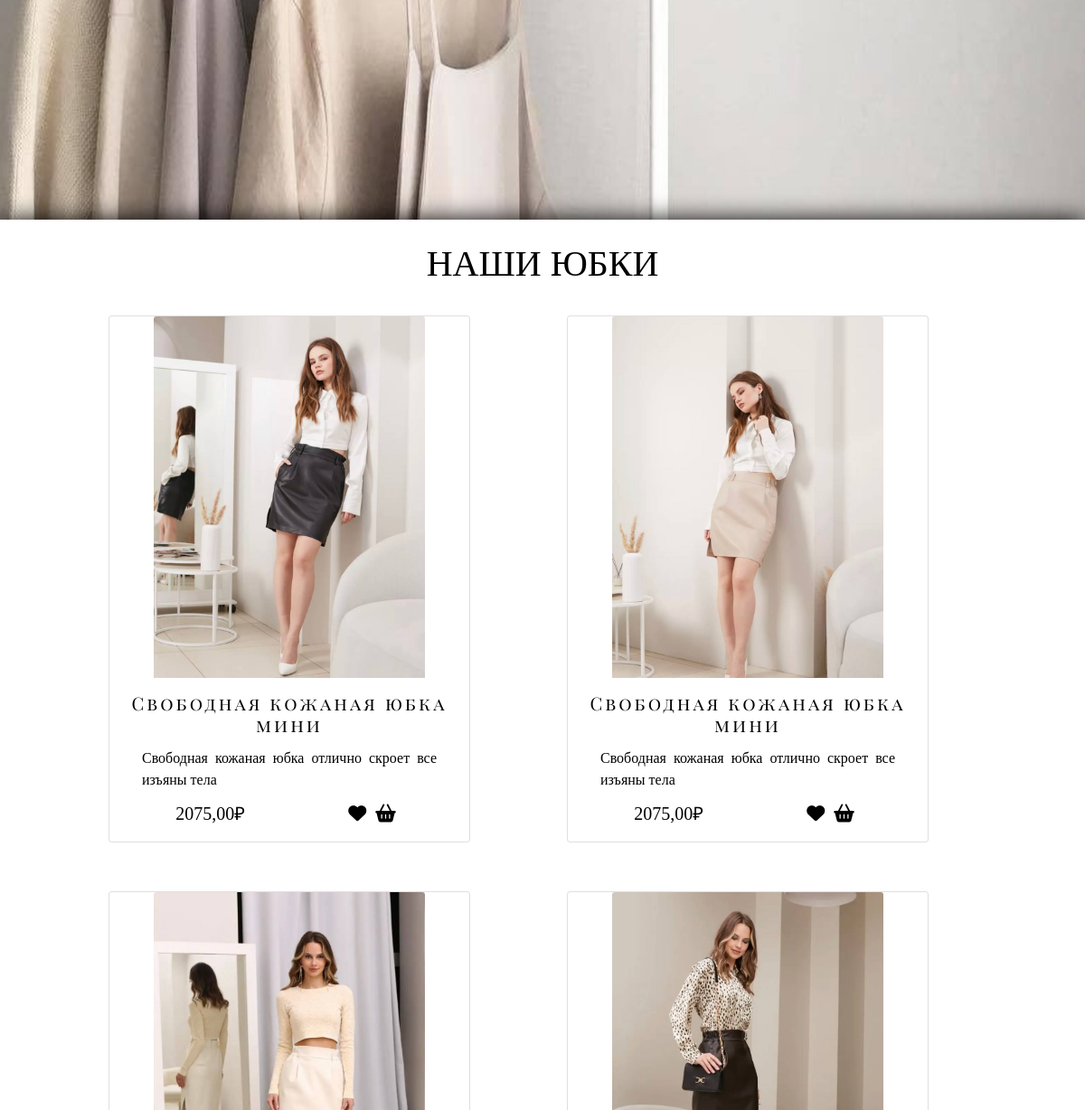
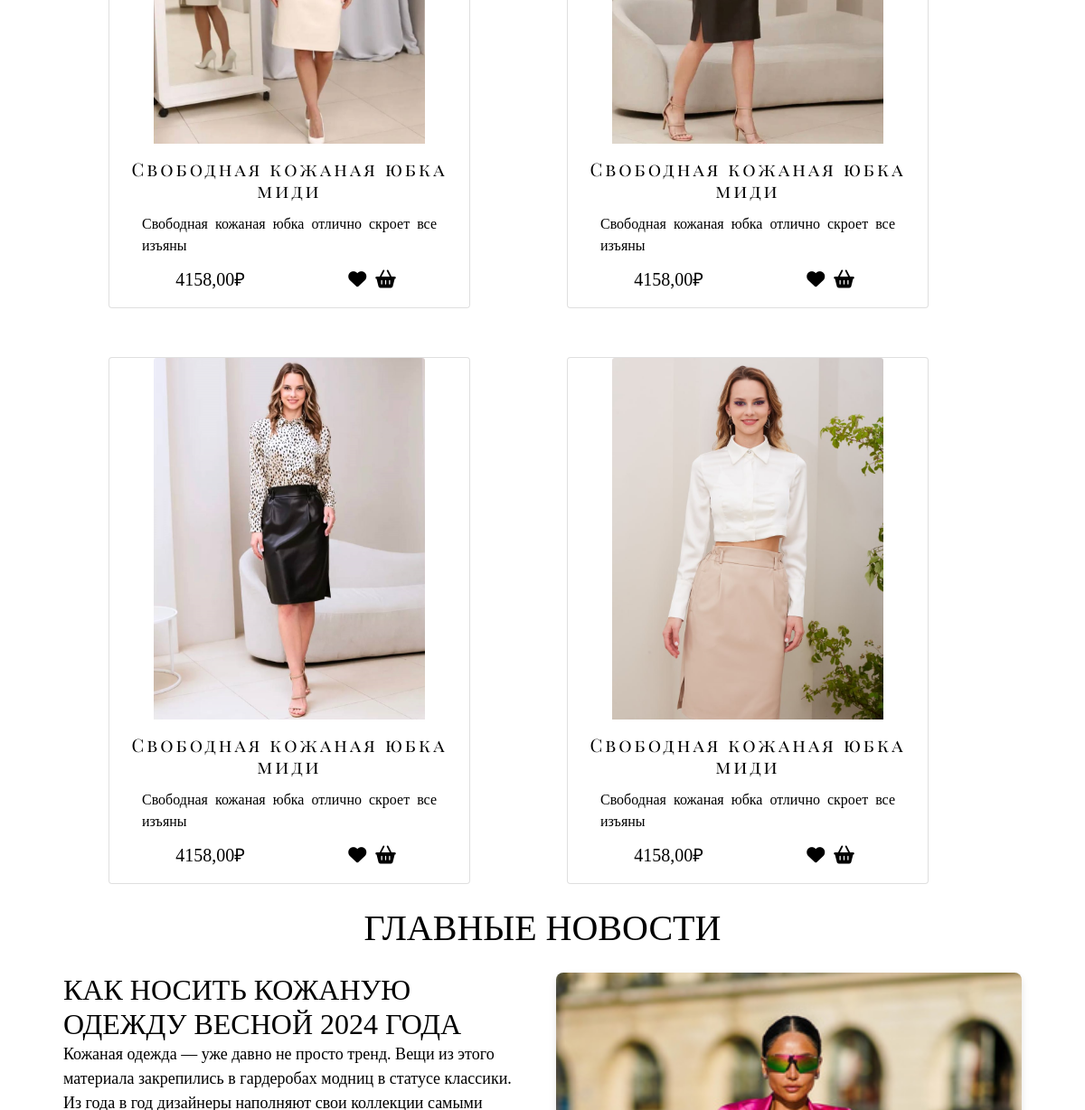
Before: / (middle part) with the older database file (2 pictures, top to bottom).
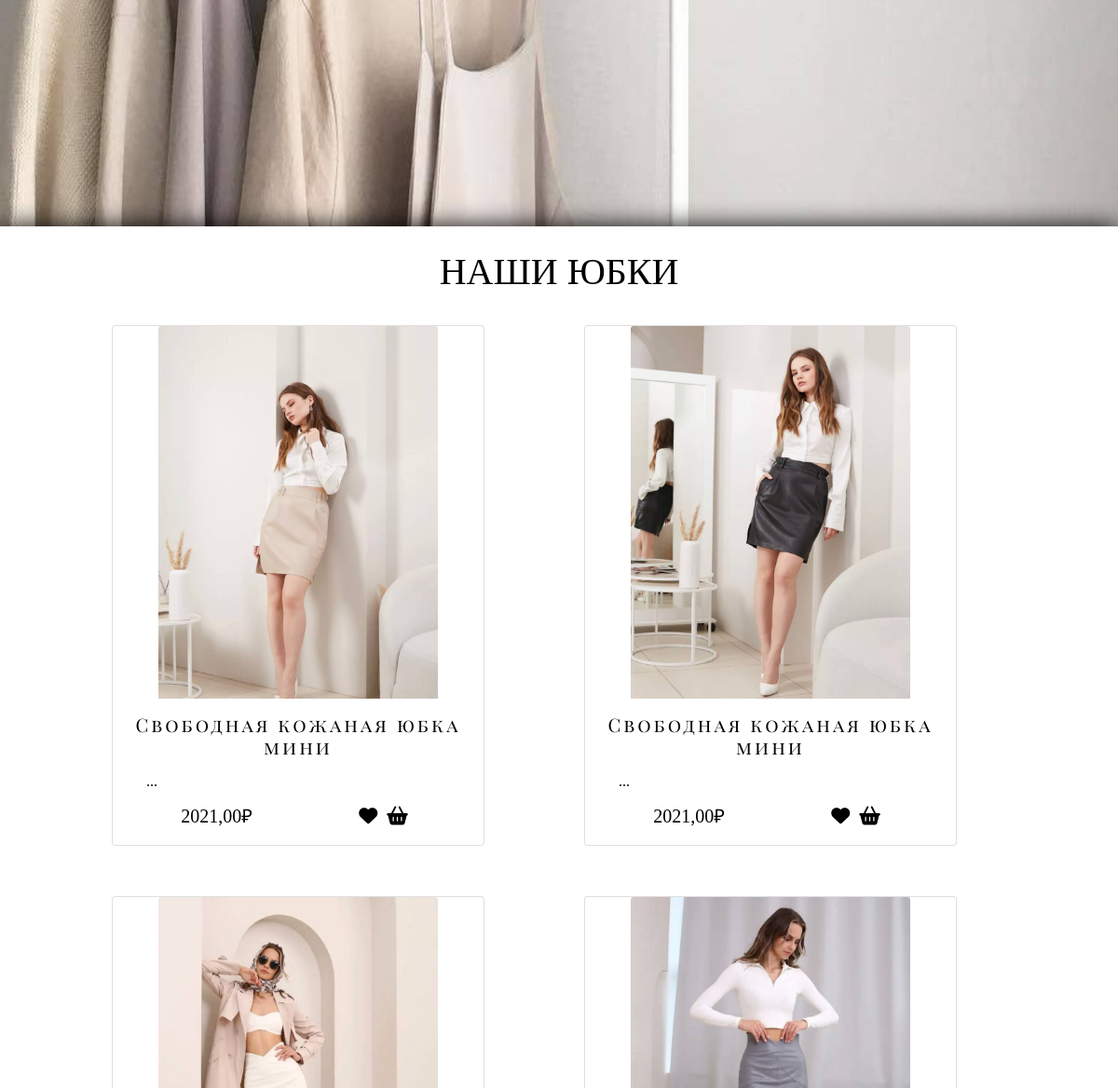
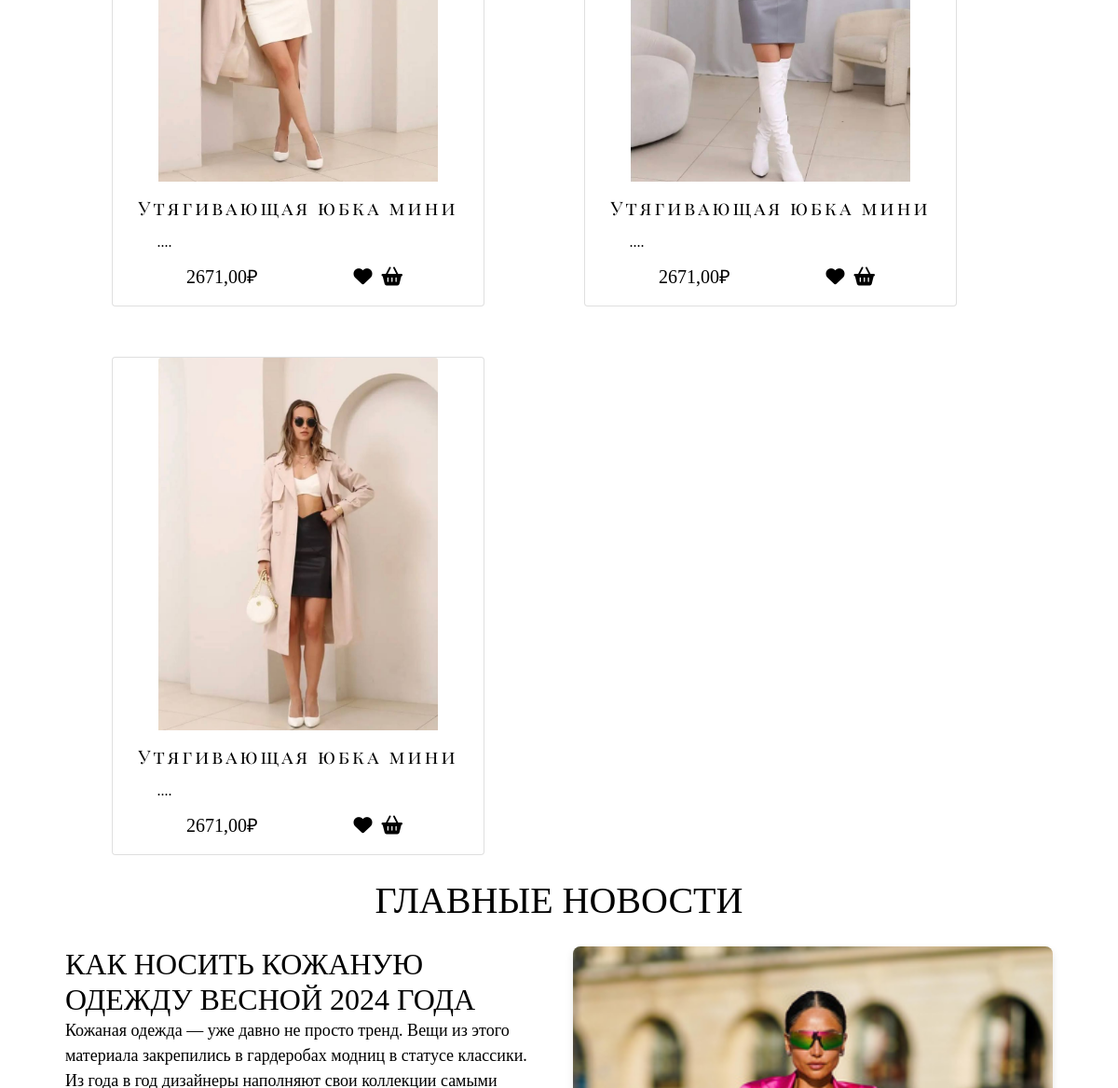
After: the same page with the newer database file (2 pictures, top to bottom).
### backend/general/models.py (models this page shows, shortened)
class ProductImage(models.Model):
    image = models.ImageField(upload_to='product/')
    product = models.ForeignKey(Product, on_delete=models.CASCADE)
    color = models.ForeignKey(Color, on_delete=models.CASCADE)

class Product(models.Model):
    name = models.CharField(max_length=100)
    description = models.TextField()
    price = models.DecimalField(max_digits=10, decimal_places=2)
    created_at = models.DateTimeField(auto_now_add=True)
    def get_absolute_url(self):
        return reverse('product_detail', args=[str(self.pk)])

### backend/general/views.py (the view)
# urls.py: path('', index, name = 'index'),
def index(request):
    latest_image_ids = (
        ProductImage.objects
        .values('product', 'color')  # Группировка по продукту и цвету
        .annotate(latest_image_id=Max('id'))  # Берём ID последнего изображения в группе
        .order_by('-latest_image_id')[:6]  # Сортируем по новизне и берём 6
    )
    image_ids = [item['latest_image_id'] for item in latest_image_ids]
    products = ProductImage.objects.filter(id__in=image_ids).select_related('product', 'color')
    context = {'products': products}
    return render(request, 'index.html', context)

### frontend/templates/index.html (shortened to what this page needs)
{% extends 'base.html' %}
{%load static%}
{% block content %}
<div class="offer">
</div>
<main>
    <section class="section">
        <h1 class="h1">
            Наши юбки
        </h1>
        <div class="row row-cols-1 row-cols-md-2 g-4 catalog">
            {% for image in products %}
            <div class="col">
                <div class="card card__image-wrapper">
                    <a href="{{ image.product.get_absolute_url }}">
                        <img src="{{image.image.url}}" class="card-img-top card_image" alt="{{ image.product.name }}">
                    </a>
                    <div class="card-body card__text">
                        <h5 class="card-title ubka_nazvanie dop-text">
                            <a href="{{ image.product.get_absolute_url }}">{{ image.product.name }}</a>
                        </h5>
                        <p class="card-text card__text-description">{{ image.product.description }}</p>
                        <div class="sail">
                            <p class="card__text-price">{{ image.product.price }}₽</p>
                            <div class="card_sail">
                                <span class="fa-solid fa-heart" href="#"></span>
                                <a href="#" class="add-to-cart-link"
                                   data-product-id="{{ image.product.id }}"
                                   {% if image.color %}data-color-id="{{ image.color.id }}"{% endif %}>
                                    <span class="fa-solid fa-basket-shopping"></span>
                                </a>
                            </div>
                        </div>
                    </div>
                </div>
            </div>
            {% endfor %}
        </div>
        <div class="news">
            <h1>Главные Новости</h1>
            <div class="content-block">
                <div class="text-content">
                    <h2>Как носить кожаную одежду весной 2024 года</h2>
                    <p>Кожаная одежда — уже давно не просто тренд. Вещи из этого материала закрепились
                        винного оттенка и микрошортов бежевого цвета. </p>
                </div>
                <div class="image-content">
                    <img src="{%static 'img/news1111/news3.jpeg'%}" alt="Пример изображения">
                </div>
            </div>
        </div>
    </section>
</main>
{% endblock %}

### frontend/templates/base.html (shortened to what this page needs)
{%load static%}
<!DOCTYPE html>
<html lang="en">
    <head>
        <link rel="stylesheet" href="{%static 'my_css/font_awesome.css'%}">
        <link rel="stylesheet" href="{%static 'bootstrap.min.css'%}">
        <link rel="stylesheet" href="{% static 'my_css/style.css' %}">
    </head>
    <body class="d-flex flex-column min-vh-100">
        <div class="container flex-grow-1 ">
        {% block content %} {% endblock %}
        </div>
    </body>
</html>

### frontend/static/my_css/style.css (style rules this page uses)
:root { --two-color: rgb(207, 162, 84); --main-color: rgb(240, 197, 123); --main-font: "Playfair Display" }
html, body { font-family: "Alegreya Sans"; color: black; font-size: 16px; margin: 0; padding: 0; width: 100%; min-height: 100vh; }
.dop-text { font-family: var(--main-font); }
h1, h2, h3, h4, h5, h6 { padding: 0; margin: 0; text-transform: uppercase; }
h1 { text-align: center; padding-top: 25px; padding-bottom: 25px; }
P { margin-bottom: 0px; }
a.active, a, a:hover, a:visited, a.active:visited { color: black; text-decoration: none; letter-spacing: 0.15em; transition: transform 0.2s; display: inline-block; }
.fa-solid { transition: transform 0.2s; }
.container { width: 100%; max-width: 100%; padding: 0; margin: 0; padding-top: 122px; }
.offer { background: url(../img/background.jpg) no-repeat center /cover; display: flex; justify-content: flex-end; align-items: center; height: 700px; }
main { box-shadow: 0 0 25px black; }
section { margin-left: 70px; margin-right: 70px; }
.catalog { display: grid; grid-template-columns: repeat(auto-fit, minmax(400px, 1fr)); gap: 30px; padding: 0 50px; }
.card { height: auto; width: 400px; display: grid; align-content: space-evenly; justify-items: center; transition: box-shadow .3s; }
.card_image { width: 300px; height: 400px; object-fit: cover; }
.ubka_nazvanie { text-align: center; font-family: var(--main-font); text-transform: none; }
.card__text-description { padding-top: 5px; padding-left: 20px; padding-right: 20px; text-align: justify; }
.sail { display: flex; padding-top: 10px; font-size: 20px; justify-content: space-around; }
.sail a { padding-right: 5px; padding-left: 5px; }
.news { max-width: 100%; margin: 0 auto; }
.content-block { display: flex; gap: 30px; align-items: flex-start; }
.text-content { flex: 1; font-size: 18px; }
.image-content { flex: 1; }
.image-content img { width: 100%; height: auto; display: block; border-radius: 8px; box-shadow: 0 4px 8px rgba(0, 0, 0, 0.1); }
a, a:hover, a:visited { color: black; text-decoration: none; transition: transform 0.2s; }

Changed rows visible on the page:
removed ProductImage: image (picture), product.name "Свободная кожаная юбка миди", product.description "Свободная кожаная юбка отлично скроет все изъяны", product.price "4158,00"
changed ProductImage (number 1 of 5 on the later page): image: a different picture; product.description "Свободная кожаная юбка отлично скроет все изъяны тела" → "..."; product.price "2075,00" → "2021,00"
changed ProductImage (number 2 of 5 on the later page): image: a different picture; product.description "Свободная кожаная юбка отлично скроет все изъяны тела" → "..."; product.price "2075,00" → "2021,00"
changed ProductImage (number 3 of 5 on the later page): image: a different picture; product.name "Свободная кожаная юбка миди" → "Утягивающая юбка мини"; product.description "Свободная кожаная юбка отлично скроет все изъяны" → "...."; product.price "4158,00" → "2671,00"
changed ProductImage (number 4 of 5 on the later page): image: a different picture; product.name "Свободная кожаная юбка миди" → "Утягивающая юбка мини"; product.description "Свободная кожаная юбка отлично скроет все изъяны" → "...."; product.price "4158,00" → "2671,00"
changed ProductImage (number 5 of 5 on the later page): image: a different picture; product.name "Свободная кожаная юбка миди" → "Утягивающая юбка мини"; product.description "Свободная кожаная юбка отлично скроет все изъяны" → "...."; product.price "4158,00" → "2671,00"
